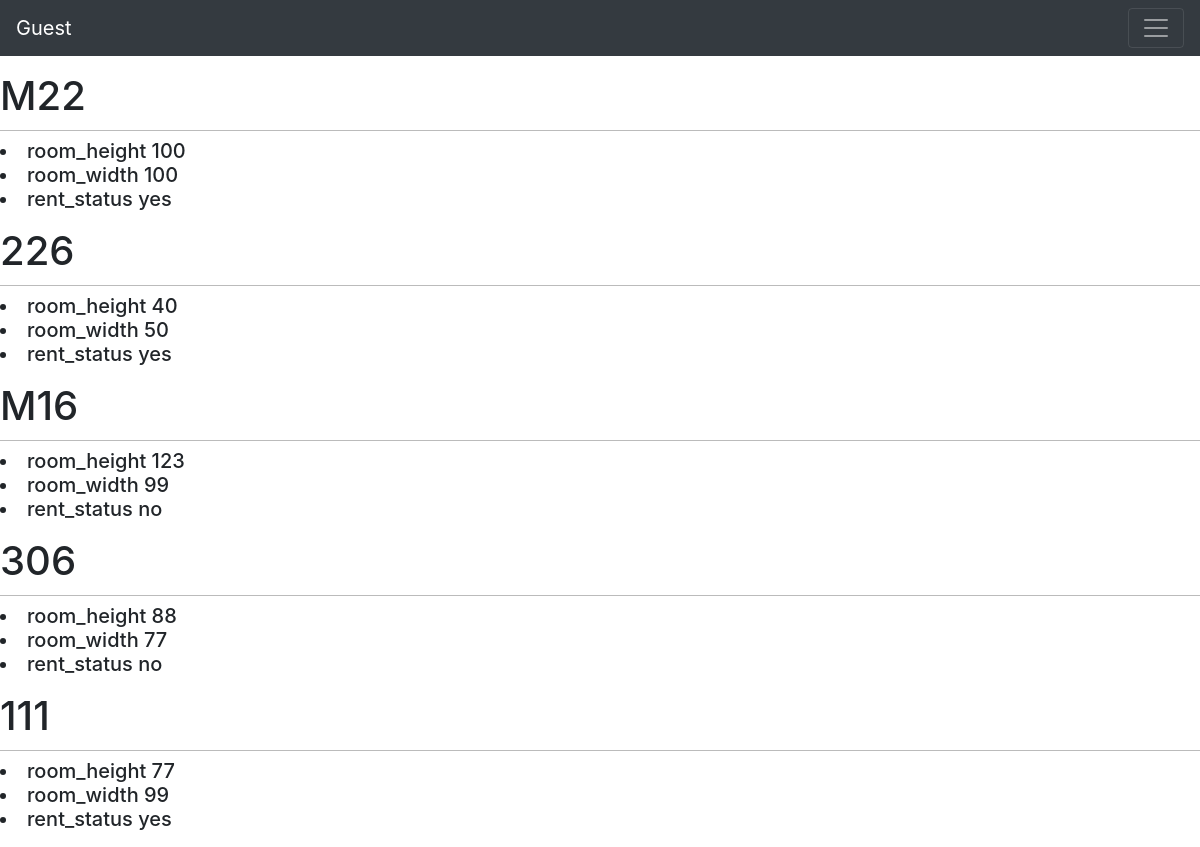
Before: /reservation_room/ with the older database file.
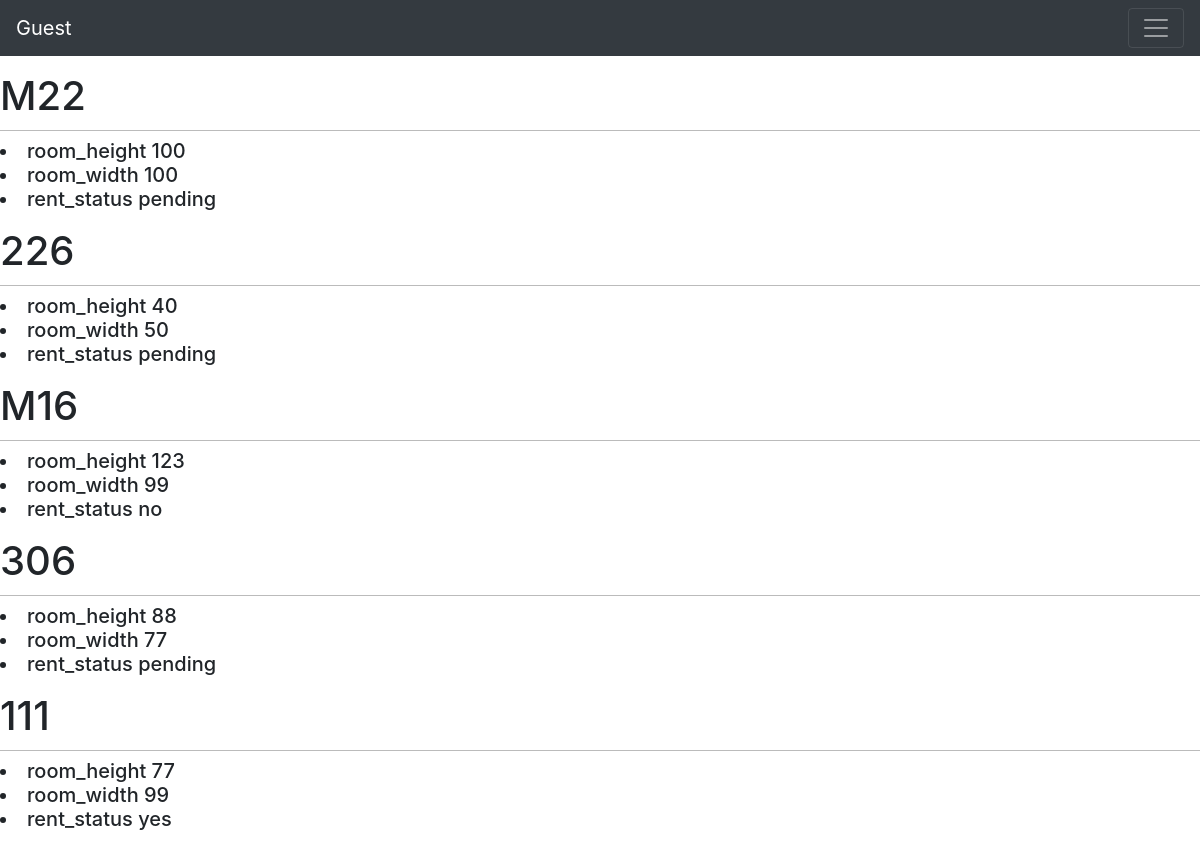
After: the same page with the newer database file.
### blog/models.py (models this page shows, shortened)
class room(models.Model):
    roomname = models.CharField(max_length=100 , default = 'roomname')
    isavaliable = (('yes','yes') , ('no','no') , ('pending' , 'pending'))
    status = models.CharField(max_length = 10 , default = 'yes', choices=isavaliable)
    width = models.IntegerField(default = 0)
    height = models.IntegerField(default = 0)
    slug = models.SlugField(max_length=100 , default = 'roomname')

### project/views.py (the view)
# urls.py: path('reservation_room/' , views.room_detail , name= 'reservation_room'),
def room_detail(request):
    rooms = room.objects.all()
    if 'room' in request.GET:
        print(request.GET['room'])
        o_room = room.objects.get(roomname = request.GET['room'])
        o_room.status = "pending"
        o_room.save()
    else:
        print("ihere")
    return render(request , 'blog/reservation_room.html' , {'rooms' : rooms})

### templates/blog/reservation_room.html (shortened to what this page needs)
{% extends 'base.html' %}
{% block content %}
{% for room in rooms %}
<p class="wewew"> <h1>{{ room.roomname }}</h1>
<h5>  <li> room_height {{room.height}} </li>
  <li> room_width {{room.width}} </li>
  <li>rent_status {{room.status}} </li> </h5>
</p>
{% endfor %}
{% endblock %}

Changed rows visible on the page:
changed room (number 1 of 5 on the later page): status "yes" → "pending"
changed room (number 2 of 5 on the later page): status "yes" → "pending"
changed room (number 4 of 5 on the later page): status "no" → "pending"
